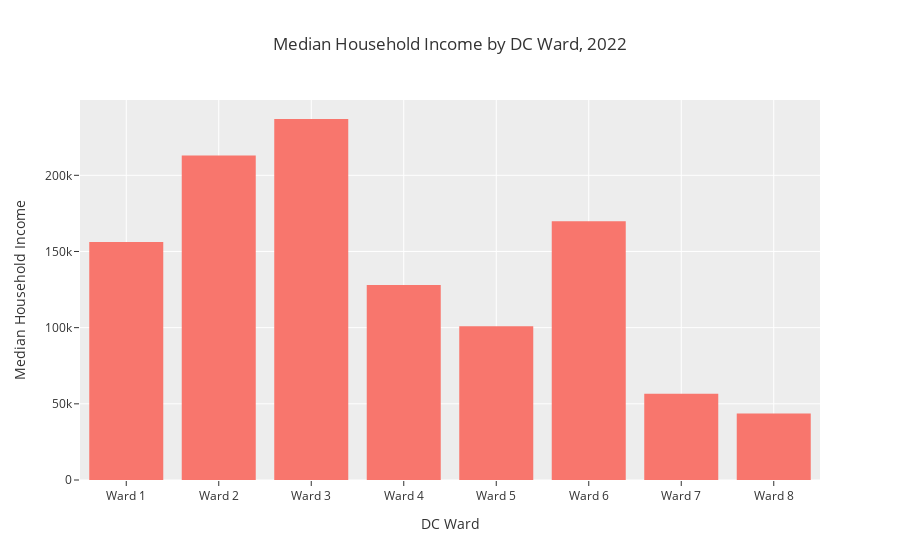

Notebook source saved alongside this figure:
### Markdown cell above
Now that we have our trimmed and sorted variable for income, let's chart it! We want to create a visual that shows median household income by ward.

### Code cell
fig = px.bar(income_trimmed_ward,
             x='WARD',
             y='Median Household Income',
             title='Median Household Income by DC Ward, 2022',
             labels={
                 'WARD':'DC Ward'
             },
             template='ggplot2'
            )
fig.update_traces(marker_line_width=0)
fig.show()

### Figure 1 — Plotly figure (JSON) as saved in the notebook; plotly's stock layout.template omitted (floating-point values rounded to 4 significant figures)
{"data": [{"alignmentgroup": "True", "hovertemplate": "DC Ward=%{x}<br>Median Household Income=%{y}<extra></extra>", "legendgroup": "", "marker": {"color": "#F8766D", "line": {"width": 0}, "pattern": {"shape": ""}}, "name": "", "offsetgroup": "", "orientation": "v", "showlegend": false, "textposition": "auto", "type": "bar", "x": ["Ward 1", "Ward 2", "Ward 3", "Ward 4", "Ward 5", "Ward 6", "Ward 7", "Ward 8"], "xaxis": "x", "y": [156250, 212937, 236960, 128064, 100981, 169889, 56669, 43617], "yaxis": "y"}], "layout": {"autosize": true, "barmode": "relative", "legend": {"tracegroupgap": 0}, "title": {"text": "Median Household Income by DC Ward, 2022"}, "xaxis": {"anchor": "y", "autorange": true, "domain": [0, 1], "range": [-0.5, 7.5], "title": {"text": "DC Ward"}, "type": "category"}, "yaxis": {"anchor": "x", "autorange": true, "domain": [0, 1], "range": [0, 249400.0], "title": {"text": "Median Household Income"}, "type": "linear"}}}
